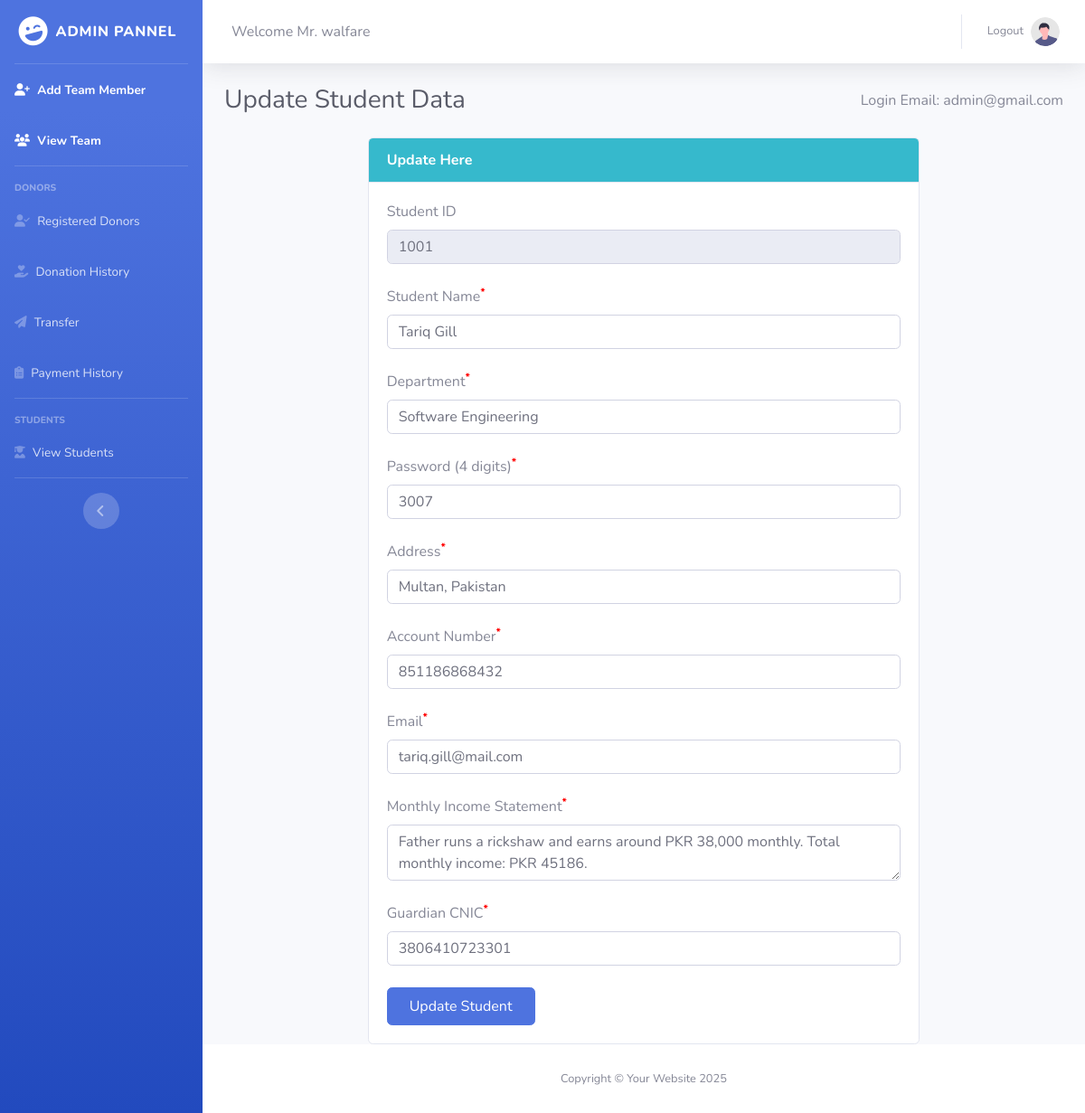
The page /Admin_pannel/Update_Student_Record.php?ID=1001 (signed in) on the database its author committed.
### tables this page shows
CREATE TABLE `students_registration` (
  `Student_ID` int(5) NOT NULL,
  `Student_Name` varchar(250) DEFAULT NULL,
  `Dept` varchar(250) DEFAULT NULL,
  `Password` varchar(250) DEFAULT NULL,
  `Address` varchar(250) DEFAULT NULL,
  `Account_No` varchar(250) DEFAULT NULL,
  `Gmail` varchar(250) DEFAULT NULL,
  `Monthly_Income_State` varchar(1000) DEFAULT NULL,
  `Gaurdian_cnic` varchar(250) DEFAULT NULL,
  PRIMARY KEY (`Student_ID`)
);

### Admin_pannel/Update_Student_Record.php (the view, shortened to what this page needs)
<?php
include './Admin_Header.php';
?>
<div class="d-sm-flex align-items-center justify-content-between mb-4 mx-4 ">
    <h1 class="h3 mb-0 text-gray-800">Update Student Data</h1>
    <span>Login Email: <?php echo $Admin_Gmail_from_ses; ?></span>
</div>
<div class="container">
    <div class="row">
        <div class="col-8 offset-2">
            <?php
            if (isset($_GET['ID'])) {
                $StudentID = $_GET['ID'];
                $selectQuery = "SELECT * FROM students_registration WHERE Student_ID = '$StudentID'";
                $result = mysqli_query($dblink, $selectQuery);
                $student_old_data = mysqli_fetch_array($result);
            }
            ?>
            <div class="card">
                <div class="card-header bg-info">
                    <b style="color: white;"> Update Here</b>
                </div>
                <div class="card-body">
                    <form action="" method="post" enctype="multipart/form-data">
                        <div class="mb-4">
                            <label for="Student_ID" class="form-label">Student ID</label>
                            <input type="text" class="form-control" id="Student_ID" name="Student_ID" value="<?php echo $student_old_data['Student_ID']; ?>" disabled>
                        </div>
                        <div class="mb-4">
                            <label for="Student_Name" class="form-label">Student Name<sup><b style="color: red;">*</b></sup></label>
                            <input type="text" class="form-control" id="Student_Name" name="Student_Name" value="<?php echo isset($_POST['Student_Name']) ? $_POST['Student_Name'] : $student_old_data['Student_Name']; ?>">
                        </div>
                        <div class="mb-4">
                            <label for="Student_Dept" class="form-label">Department<sup><b style="color: red;">*</b></sup></label>
                            <input type="text" class="form-control" id="Student_Dept" name="Student_Dept" value="<?php echo isset($_POST['Student_Dept']) ? $_POST['Student_Dept'] : $student_old_data['Dept']; ?>">
                        </div>
                        <div class="mb-4">
                            <label for="Student_Pass" class="form-label">Password (4 digits)<sup><b style="color: red;">*</b></sup></label>
                            <input type="text" maxlength="4" pattern="\d{4}" title="Please enter exactly 4 digits" class="form-control" id="Student_Pass" name="Student_Pass" value="<?php echo isset($_POST['Student_Pass']) ? $_POST['Student_Pass'] : $student_old_data['Password']; ?>">
                        </div>
                        <div class="mb-4">
                            <label for="Student_Address" class="form-label">Address<sup><b style="color: red;">*</b></sup></label>
                            <input type="text" class="form-control" id="Student_Address" name="Student_Address" value="<?php echo isset($_POST['Student_Address']) ? $_POST['Student_Address'] : $student_old_data['Address']; ?>">
                        </div>
                        <div class="mb-4">
                            <label for="Student_Acc_No" class="form-label">Account Number<sup><b style="color: red;">*</b></sup></label>
                            <input type="text" class="form-control" id="Student_Acc_No" name="Student_Acc_No" value="<?php echo isset($_POST['Student_Acc_No']) ? $_POST['Student_Acc_No'] : $student_old_data['Account_No']; ?>">
                        </div>
                        <div class="mb-4">
                            <label for="Student_Gmail" class="form-label">Email<sup><b style="color: red;">*</b></sup></label>
                            <input type="email" class="form-control" id="Student_Gmail" name="Student_Gmail" value="<?php echo isset($_POST['Student_Gmail']) ? $_POST['Student_Gmail'] : $student_old_data['Gmail']; ?>">
                        </div>
                        <div class="mb-4">
                            <label for="Student_Monthly_Income_Statement" class="form-label">Monthly Income Statement<sup><b style="color: red;">*</b></sup></label>
                            <textarea type="text" class="form-control" id="Student_Monthly_Income_Statement" name="Student_Monthly_Income_Statement" ><?php echo isset($_POST['Student_Monthly_Income_Statement']) ? $_POST['Student_Monthly_Income_Statement'] : $student_old_data['Monthly_Income_State']; ?></textarea>
                        </div>
                        <div class="mb-4">
                            <label for="Student_Gaurdian_CNIC" class="form-label">Guardian CNIC<sup><b style="color: red;">*</b></sup></label>
                            <input type="text" class="form-control" maxlength="13" id="Student_Gaurdian_CNIC" name="Student_Gaurdian_CNIC" value="<?php echo isset($_POST['Student_Gaurdian_CNIC']) ? $_POST['Student_Gaurdian_CNIC'] : $student_old_data['Gaurdian_cnic']; ?>">
                        </div>
                        <button class="btn btn-primary px-4 py-2" name="Update_Student">Update Student</button>
                    </form>
                </div>
            </div>
        </div>
    </div>
</div>
<?php
include './Admin_Footer.php';
?>

### Admin_pannel/Admin_Header.php (shortened to what this page needs)
<?php
include '../Connection.php';
if (((isset($_SESSION["Session_Admin_Gmail"]) and isset($_SESSION["Session_Admin_Password"])))) {
    $Admin_Gmail_from_ses = $_SESSION["Session_Admin_Gmail"];
    $Admin_Password_from_ses = $_SESSION["Session_Admin_Password"];
    $select = "select * from admin where Admin_Gmail = '$Admin_Gmail_from_ses' and Admin_Password = '$Admin_Password_from_ses'";
    $run = mysqli_query($dblink, $select);
    $fetch = mysqli_fetch_array($run);
    $LoginAdminName = $fetch[1];
}
?>
<!DOCTYPE html>
<html lang="en">
<head>
    <link href="Assets/vendor/fontawesome-free/css/all.min.css" rel="stylesheet" type="text/css">
    <link href="Assets/css/sb-admin-2.min.css" rel="stylesheet">
    <link href="Assets/vendor/datatables/dataTables.bootstrap4.min.css" rel="stylesheet">
</head>
<body id="page-top">
    <div id="wrapper">
        <ul class="navbar-nav bg-gradient-primary sidebar sidebar-dark accordion" id="accordionSidebar">
            <a class="sidebar-brand d-flex align-items-center justify-content-center" href="./Dashboard.php">
                <div class="sidebar-brand-icon rotate-n-15">
                    <i class="fas fa-laugh-wink"></i>
                </div>
                <div class="sidebar-brand-text mx-2">Admin Pannel</div>
            </a>
            <hr class="sidebar-divider my-0">
            <li class="nav-item active">
                <a class="nav-link" href="./Add_Team_Member.php">
                    <i class="fas fa-user-plus"></i>
                    <span>Add Team Member</span></a>
            </li>
            <li class="nav-item active">
                <a class="nav-link" href="./View_Team.php">
                    <i class="fas fa-users"></i>
                    <span>View Team</span></a>
            </li>
            <hr class="sidebar-divider">
            <div class="sidebar-heading">
                Donors
            </div>
            <li class="nav-item">
                <a class="nav-link" href="./Registered_Donors.php">
                    <i class="fas fa-user-check"></i>
                    <span>Registered Donors</span></a>
            </li>
            <li class="nav-item">
                <a class="nav-link" href="./Donation_History.php">
                    <i class="fas fa-hand-holding-heart"></i>
                    <span>Donation History</span></a>
            </li>
            <li class="nav-item">
                <a class="nav-link" href="./Transfer.php">
                    <i class="fas fa-paper-plane"></i>
                    <span>Transfer</span></a>
            </li>
            <li class="nav-item">
                <a class="nav-link" href="./Payment_History.php">
                    <i class="fas fa-clipboard-list"></i>
                    <span>Payment History</span></a>
            </li>
            <hr class="sidebar-divider">
            <div class="sidebar-heading">
                Students
            </div>
            <li class="nav-item">
                <a class="nav-link" href="./View_Students.php">
                    <i class="fas fa-user-graduate"></i>
                    <span>View Students</span></a>
            </li>
            <hr class="sidebar-divider d-none d-md-block">
            <div class="text-center d-none d-md-inline">
                <button class="rounded-circle border-0" id="sidebarToggle"></button>
            </div>
        </ul>
        <div id="content-wrapper" class="d-flex flex-column">
            <div id="content">
                <nav class="navbar navbar-expand navbar-light bg-white topbar mb-4 static-top shadow">
                    <div class="d-none d-sm-inline-block form-inline mr-auto ml-md-3 my-2 my-md-0 mw-100 ">
                        <span>Welcome Mr. <?php echo $LoginAdminName; ?></span>
                    </div>
                    <ul class="navbar-nav ml-auto">
                        <li class="nav-item dropdown no-arrow">
                            <a class="nav-link dropdown-toggle" href="#" id="userDropdown" role="button" data-toggle="dropdown" aria-haspopup="true" aria-expanded="false">
                                <span class="mr-2 d-none d-lg-inline text-gray-600 small">Logout</span>
                                <img class="img-profile rounded-circle" src="Assets/img/undraw_profile.svg">
                            </a>
                        </li>
                    </ul>
                </nav>

### rows shown on the page
students_registration: Student_ID "1001", Student_Name "Tariq Gill", Student_Dept "Software Engineering", Student_Pass "3007", Student_Address "Multan, Pakistan", Student_Acc_No "851186868432", Student_Gmail "tariq.gill@mail.com", Student_Monthly_Income_Statement "Father runs a rickshaw and earns around PKR 38,000 monthly. Total monthly income: PKR 45186.", Student_Gaurdian_CNIC "3806410723301"

### other values the page prints
$LoginAdminName "walfare"
$Admin_Gmail_from_ses "admin@gmail.com"
